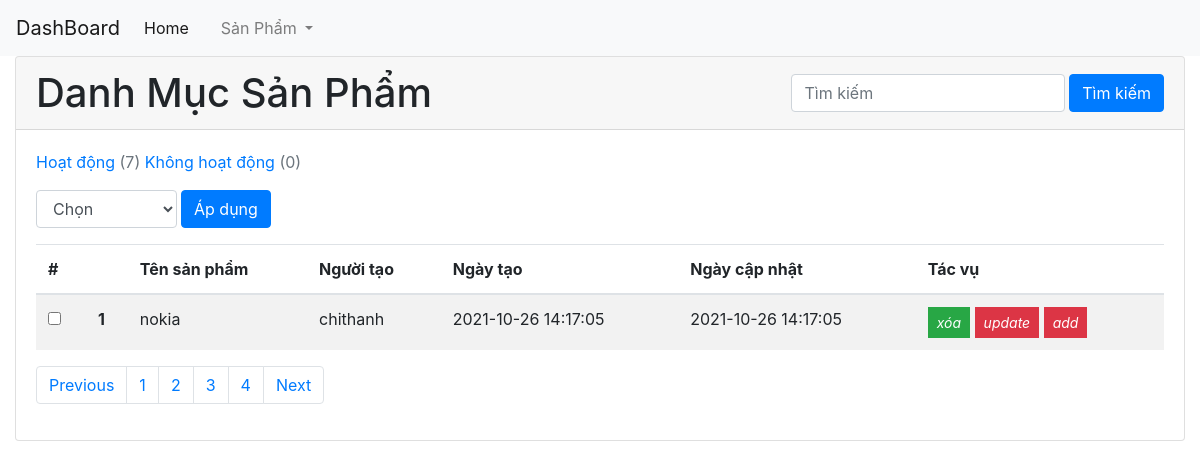
The page /admin/index.php?module=product_cat&act=list&page=2 (signed in) on the database its author committed.
### tables this page shows
CREATE TABLE `cat_product` (
  `id_cat` int(11) NOT NULL,
  `name` varchar(255) NOT NULL,
  `created_at` timestamp NOT NULL DEFAULT current_timestamp() ON UPDATE current_timestamp(),
  `updated_at` timestamp NOT NULL DEFAULT current_timestamp(),
  `is_delete` int(1) NOT NULL DEFAULT 0,
  `id_user` int(11) NOT NULL
);

CREATE TABLE `user` (
  `id_user` int(255) NOT NULL,
  `user_name` varchar(255) NOT NULL,
  `email` varchar(233) NOT NULL,
  `pass_word` varchar(255) NOT NULL,
  `created_at` timestamp NOT NULL DEFAULT current_timestamp(),
  `updated_at` timestamp NOT NULL DEFAULT current_timestamp()
);

### admin/module/product_cat/list.php (the view, shortened to what this page needs)
<?php
    if(isset($_GET['page'])){
        $page = $_GET['page'];
    }
    else{
        $page = 1;
    }
    $sotincanlay = 6;
    $sql_count = mysqli_query($conn , "SELECT * FROM `cat_product`");
    $row_count = mysqli_num_rows($sql_count);
    $start = ($page-1) * $sotincanlay;
    $sql_total = mysqli_query($conn , "SELECT id_cat FROM `cat_product` WHERE  `is_delete` = 0 ");
    $total = mysqli_num_rows($sql_total);
    $sql_total_soft_delete = mysqli_query($conn , "SELECT id_cat FROM `cat_product` WHERE  `is_delete` = 1 ");
    $total_soft_delete = mysqli_num_rows($sql_total_soft_delete);
    if(isset($_POST['btn-submit-search'])){
        $keyword = $_POST['keyword'];
        if($keyword != ''){
            $sql = mysqli_query($conn , "SELECT * FROM `cat_product` , `user`
            WHERE `cat_product`.`id_user` = `user`.`id_user` and `name`  LIKE '%{$keyword}%' and `is_delete` = 0
            ");
            $data = [];
            while($items = mysqli_fetch_array($sql)){
                $data[] = $items;
            }
        }
        else{
            $sql = mysqli_query($conn , "SELECT * FROM `cat_product` , `user` WHERE `cat_product`.`id_user` = `user`.`id_user` and `is_delete` = 0 LIMIT $start , $sotincanlay ");
            $data = [];
            while($items = mysqli_fetch_array($sql)){
                $data[] = $items;
            }
        }
    }
    else{
        $sql = mysqli_query($conn , "SELECT * FROM `cat_product` , `user` WHERE `cat_product`.`id_user` = `user`.`id_user` and `is_delete` = 0 LIMIT $start , $sotincanlay ");
        $data = [];
        while($items = mysqli_fetch_array($sql)){
            $data[] = $items;
        }
    }
?>
<div id="content" class="container-fluid">
    <div class="card">
        <div class="card-header font-weight-bold d-flex justify-content-between align-items-center">
            <h1 class="m-0 ">Danh Mục Sản Phẩm</h1>
            <div class="form-search form-inline">
                <form action="" method="POST">
                    <input type="text" class="form-control form-search" name="keyword" placeholder="Tìm kiếm" value="<?php
                    if(!empty($keyword)){
                        echo $keyword ;
                    }
                    ?>">
                    <input type="submit" name="btn-submit-search" value="Tìm kiếm" class="btn btn-primary">
                </form>
            </div>
        </div>
        <div class="card-body">
            <div class="analytic">
                <a href="?module=product_cat&act=list" class="text-primary">Hoạt động<span class="text-muted"> (<?php echo $total ?>)</span></a>
                <a href="?module=product_cat&act=list_soft_delete" class="text-primary">Không hoạt động<span class="text-muted"> (<?php echo $total_soft_delete ?>)</span></a>
            </div>
            <form action="" method="POST">
                <div class="form-action form-inline py-3">
                    <select class="form-control mr-1" name="act" id="">
                        <option>Chọn</option>
                    </select>
                    <input type="submit" name="btn_apply" value="Áp dụng" class="btn btn-primary">
                </div>
                <table class="table table-striped table-checkall">
                    <thead>
                        <tr>
                            <th scope="col" colspan ="2">#</th>
                            <th scope="col">Tên sản phẩm</th>
                            <th scope="col">Người tạo</th>
                            <th scope="col">Ngày tạo</th>
                            <th scope="col">Ngày cập nhật</th>
                            <th scope="col">Tác vụ</th>
                        </tr>
                    </thead>
                    <tbody class="count-index" data-deleteDefault="<?php echo $row_count ?>">
                        <?php
                            if(!empty($data)){
                                $stt = 0;
                                foreach($data as $item){
                                $stt ++;
                        ?>
                            <tr >
                                <td>
                                    <input type="checkbox" name="check_list[]" value="<?php echo $item['id_cat'] ?>">
                                </td>
                                <th scope="row"><?php echo $stt ?></th>
                                <td><?php echo $item['name'] ?></td>
                                <td><?php echo $item['user_name'] ?></td>
                                <td><?php echo $item['created_at'] ?></td>
                                <td><?php echo $item['updated_at'] ?></td>
                                <td>
                                    <a href="?module=product_cat&act=delete&id_product_cat=<?php echo $item['id_cat'] ?>" class="btn-delete btn btn-success btn-sm rounded-0 text-white" type="button" data-toggle="tooltip" data-placement="top" title="Edit"><i class="fa fa-edit">xóa</i></a>
                                    <a href="?module=product_cat&act=update&id_product_cat=<?php echo $item['id_cat'] ?>" class="btn btn-danger btn-sm rounded-0 text-white" type="button" data-toggle="tooltip" data-placement="top" title="update"><i class="fa fa-trash">update</i></a>
                                    <a href="?module=product_cat&act=add" class="btn btn-danger btn-sm rounded-0 text-white" type="button" data-toggle="tooltip" data-placement="top" title="update"><i class="fa fa-trash">add</i></a>
                                </td>
                            </tr>
                        <?php
                                }
                            }
                        ?>
                    </tbody>
                </table>
            </form>
            <?php
                if(empty($keyword)){
            ?>
                <nav aria-label="Page navigation example">
                    <?php
                    echo padding($page , $total , $base='?module=product_cat&act=list');
                    ?>
                </nav>
            <?php
                }
            ?>
        </div>
    </div>
</div>

### rows shown on the page
cat_product: name "nokia", id_user.user_name "chithanh", id_user.created_at "2021-10-26 14:17:05", id_user.updated_at "2021-10-26 14:17:05"

### other values the page prints
$total "7"
$total_soft_delete "0"
